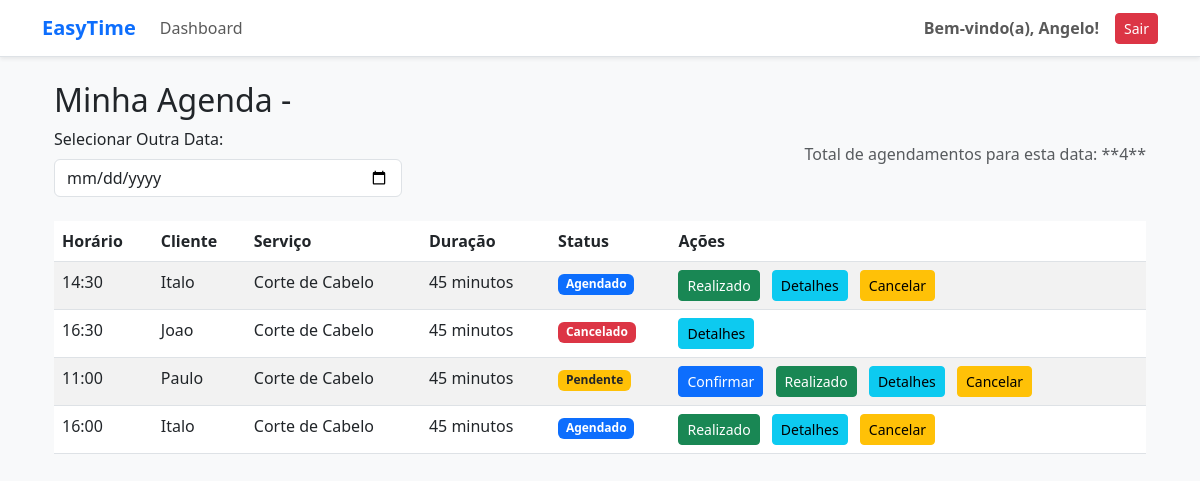
Page /agendamentos/agenda/ (signed in) on the committed database.
### usuarios/models.py (models this page shows, shortened)
class CustomUser(AbstractUser):
    TIPO_CHOICES = (
        ('cliente', 'Cliente'),
        ('profissional', 'Profissional'),
    )
    tipo = models.CharField(max_length=15, choices=TIPO_CHOICES, default='cliente')

### agendamentos/models.py (models this page shows, shortened)
class Agendamento(models.Model):
    STATUS_CHOICES = [
        ('AG', 'Agendado'),
        ('PE', 'Pendente'),
        ('CA', 'Cancelado'),
        ('RE', 'Realizado'),
    ]
    usuario = models.ForeignKey(settings.AUTH_USER_MODEL, on_delete=models.CASCADE, related_name='agendamentos', null=True)
    servico = models.ForeignKey(Servico, on_delete=models.PROTECT)
    funcionario = models.ForeignKey(Funcionario, on_delete=models.PROTECT, null=True, blank=True)
    data_horario = models.DateTimeField()
    status = models.CharField(
        max_length=2,
        choices=STATUS_CHOICES,
        default='PE'
    )
    observacoes = models.TextField(blank=True)
    created_at = models.DateTimeField(auto_now_add=True)
    updated_at = models.DateTimeField(auto_now=True)
    class Meta:
        ordering = ['data_horario']

### servicos/models.py (models this page shows, shortened)
class Servico(models.Model):
    nome = models.CharField(max_length=100)
    descricao = models.TextField(blank=True, null=True)
    preco = models.DecimalField(max_digits=6, decimal_places=2)
    duracao = models.IntegerField(help_text="Duração do serviço em minutos.")
    class Meta:
        verbose_name = "Serviço"
        verbose_name_plural = "Serviços"

### agendamentos/views.py (the view)
# urls.py: path('agenda/', views.agenda_do_dia, name='agenda'),
@login_required
def agenda_do_dia(request):
    if request.user.is_staff:
        agendamentos = Agendamento.objects.all()
    else:
        try:
            perfil = Funcionario.objects.get(user=request.user)
            agendamentos = Agendamento.objects.filter(funcionario=perfil)
        except Funcionario.DoesNotExist:
            agendamentos = Agendamento.objects.none()
    return render(request, 'agendamentos/agenda.html', {'agendamentos': agendamentos})

### agendamentos/templates/agendamentos/agenda.html (shortened to what this page needs)
{% extends 'painel/base.html' %}
{% load static %}
{% block content %}
<div class="container mt-4">
    <h2>Minha Agenda - {{ hoje|date:"d/m/Y" }}</h2>
    <div class="row mb-4 align-items-center">
        <div class="col-md-4">
            <form method="get" action="{% url 'agendamentos:agenda' %}" id="form-data-filtro">
                <label for="id_data" class="form-label">Selecionar Outra Data:</label>
                <input type="date"
                       id="id_data"
                       name="data"
                       class="form-control"
                       value="{{ hoje|date:'Y-m-d' }}"
                       onchange="this.form.submit()">
            </form>
        </div>
        <div class="col-md-8 text-end">
            <p class="text-muted">Total de agendamentos para esta data: **{{ agendamentos|length }}**</p>
        </div>
    </div>
    {% if agendamentos %}
        {% include 'agendamentos/tabela_agendamentos.html' with agendamentos=agendamentos %}
    {% else %}
        <div class="alert alert-info" role="alert">
            Nenhum agendamento ativo para a data selecionada ({{ hoje|date:"d/m/Y" }}).
        </div>
    {% endif %}
</div>
{% endblock %}

### painel/templates/painel/base.html (shortened to what this page needs)
{% load static %}
<!DOCTYPE html>
<html lang="pt-br">
<head>
    <link href="https://cdn.jsdelivr.net/npm/bootstrap@5.3.0/dist/css/bootstrap.min.css" rel="stylesheet">
    <link rel="stylesheet" href="https://cdnjs.cloudflare.com/ajax/libs/font-awesome/6.0.0-beta3/css/all.min.css">
</head>
<body>
    <nav class="navbar navbar-expand-lg navbar-light shadow-sm">
        <div class="container-fluid container">
            <a class="navbar-brand fw-bold text-primary" href="{% url 'painel:dashboard' %}">EasyTime</a>
            <div class="collapse navbar-collapse" id="navbarNav">
                <ul class="navbar-nav me-auto mb-2 mb-lg-0">
                    <li class="nav-item"><a class="nav-link" href="{% url 'painel:dashboard' %}">Dashboard</a></li>
                </ul>
                <div class="d-flex align-items-center">
                    <span class="navbar-text me-3 fw-bold">
                        Bem-vindo(a), {{ request.user.first_name|default:request.user.username }}!
                    </span>
                    <form method="post" action="{% url 'usuarios:logout' %}" style="display: inline;">
                        <button type="submit" class="btn btn-danger btn-sm">Sair</button>
                    </form>
                </div>
            </div>
        </div>
    </nav>
    <div class="container mt-4">
        {% block content %}
        {% endblock %}
    </div>
</body>
</html>

### agendamentos/templates/agendamentos/tabela_agendamentos.html (shortened to what this page needs)
<div class="table-responsive">
    <table class="table table-striped table-hover">
        <thead>
            <tr>
                <th>Horário</th>
                <th>Cliente</th>
                <th>Serviço</th>
                <th>Duração</th>
                <th>Status</th>
                <th>Ações</th>
            </tr>
        </thead>
        <tbody>
            {% for agendamento in agendamentos %}
            <tr>
                <td>{{ agendamento.data_horario|date:"H:i" }}</td>
                <td>{{ agendamento.usuario.get_full_name|default:agendamento.usuario.username }}</td>
                <td>{{ agendamento.servico.nome }}</td>
                <td>{{ agendamento.servico.duracao }} minutos</td>
                <td>
                    {% if agendamento.status == 'AG' %}
                        <span class="badge bg-primary">{{ agendamento.get_status_display }}</span>
                    {% elif agendamento.status == 'PE' %}
                        <span class="badge bg-warning text-dark">{{ agendamento.get_status_display }}</span>
                    {% elif agendamento.status == 'CA' %}
                        <span class="badge bg-danger">{{ agendamento.get_status_display }}</span>
                    {% elif agendamento.status == 'RE' %}
                        <span class="badge bg-success">{{ agendamento.get_status_display }}</span>
                    {% else %}
                        <span class="badge bg-secondary">{{ agendamento.get_status_display }}</span>
                    {% endif %}
                </td>
                <td>
                    {% if agendamento.status == 'PE' %}
                        <form method="post" action="{% url 'agendamentos:confirmar_agendamento' pk=agendamento.pk %}" style="display: inline;">
                            <button type="submit" class="btn btn-sm btn-primary me-2">
                                Confirmar
                            </button>
                        </form>
                    {% endif %}
                    {% if agendamento.status != 'RE' and agendamento.status != 'CA' %}
                        <form method="post" action="{% url 'agendamentos:marcar_realizado' pk=agendamento.pk %}" style="display: inline;">
                            <button type="submit" class="btn btn-sm btn-success me-2">
                                Realizado
                            </button>
                        </form>
                    {% endif %}
                    <a href="{% url 'agendamentos:detalhes' agendamento.pk %}" class="btn btn-sm btn-info me-2">Detalhes</a>
                    {% if agendamento.status != 'CA' and agendamento.status != 'RE' %}
                    <a href="{% url 'agendamentos:cancelar' agendamento.pk %}" class="btn btn-sm btn-warning" onclick="return confirm('Tem certeza que deseja cancelar este agendamento?')">Cancelar</a>
                    {% endif %}
                </td>
            </tr>
            {% endfor %}
        </tbody>
    </table>
</div>

### painel/templates/painel/base.html (style rules this page uses)
body { background-color: #f8f9fa; }
.navbar { background-color: #ffffff; border-bottom: 1px solid #dee2e6; }

### rows in the picture
CustomUser: user.first_name "Angelo"
Agendamento: data_horario "14:30", usuario.get_full_name "Italo", servico.nome "Corte de Cabelo", servico.duracao "45", status "Agendado", shows "Realizado", shows "Cancelar"
Agendamento: data_horario "16:30", usuario.get_full_name "Joao", servico.nome "Corte de Cabelo", servico.duracao "45", status "Cancelado"
Agendamento: data_horario "11:00", usuario.get_full_name "Paulo", servico.nome "Corte de Cabelo", servico.duracao "45", status "Pendente", shows "Confirmar", shows "Realizado", shows "Cancelar"
Agendamento: data_horario "16:00", usuario.get_full_name "Italo", servico.nome "Corte de Cabelo", servico.duracao "45", status "Agendado", shows "Realizado", shows "Cancelar"

### other values in the picture
{{ agendamentos|length }} "4"
